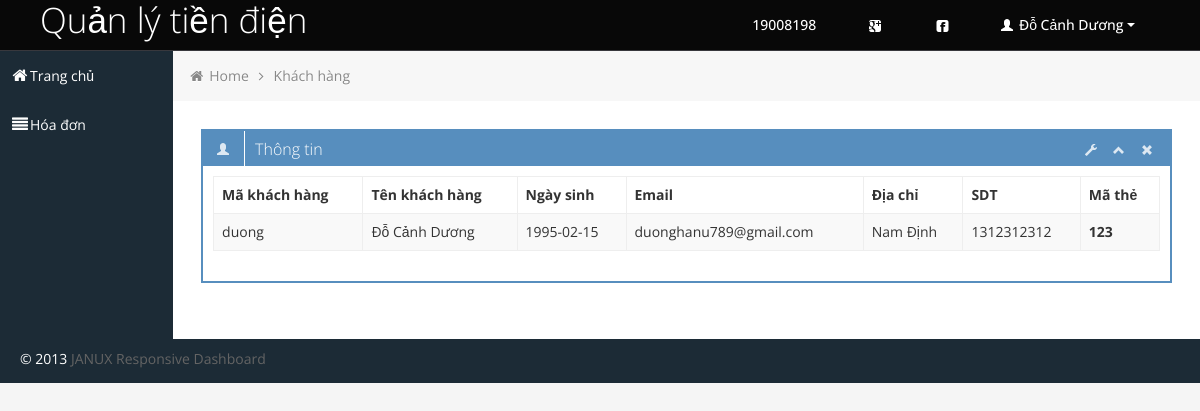
/Giaodien/Khachhang/thongtinkhachhang.php (signed in), run on the app's committed database.
### tables this page shows
CREATE TABLE `khachhang` (
  `MaKH` varchar(20) NOT NULL COMMENT 'Mã khách hàng',
  `TenKH` varchar(50) NOT NULL COMMENT 'Tên khách hàng',
  `NgaySinh` date NOT NULL COMMENT 'Ngày sinh',
  `Email` varchar(30) NOT NULL,
  `DiaChi` varchar(50) NOT NULL COMMENT 'Địa chỉ',
  `SDT` varchar(20) NOT NULL COMMENT 'Số điện thoại',
  `MaThe` varchar(20) NOT NULL COMMENT 'Mã thẻ ngân hàng'
);

### Giaodien/Khachhang/thongtinkhachhang.php (the view, shortened to what this page needs)
<!DOCTYPE html>
<html lang="en">
<head>
	<link id="bootstrap-style" href="css/bootstrap.min.css" rel="stylesheet">
	<link href="css/bootstrap-responsive.min.css" rel="stylesheet">
	<link id="base-style" href="css/style.css" rel="stylesheet">
	<link id="base-style-responsive" href="css/style-responsive.css" rel="stylesheet">
</head>
<body>
	<div class="navbar">
		<div class="navbar-inner">
			<div class="container-fluid">
				<a class="brand" href="index.html"><span>Quản lý tiền điện</span></a>
				<div class="nav-no-collapse header-nav">
					<ul class="nav pull-right">
					<li class="dropdown hidden-phone">
							<a class="btn dropdown-toggle" data-toggle="dropdown" href="#">
								19008198
							</a>
						</li>
						<li class="dropdown hidden-phone">
							<a class="btn dropdown-toggle" data-toggle="dropdown" href="#">
							<i class="icon-google-plus-sign"></i>
							</a>
						</li>
						<li class="dropdown hidden-phone">
						<a class="btn dropdown-toggle" href="https://www.facebook.com/htrang.05.99"  ><i class="icon-facebook-sign"></i>	</a>
						</li>
						<li class="dropdown">
							<a class="btn dropdown-toggle" data-toggle="dropdown" href="#">
								<i class="halflings-icon white user"></i> <?php echo $_SESSION['name']; ?>
								<span class="caret"></span>
							</a>
						</li>
					</ul>
				</div>
			</div>
		</div>
	</div>
		<div class="container-fluid-full">
		<div class="row-fluid">
			<div id="sidebar-left" class="span2">
				<div class="nav-collapse sidebar-nav">
				<ul class="nav nav-tabs nav-stacked main-menu">
						<li><a href="index.php"><i class="icon-home"></i><span class="hidden-tablet">Trang chủ</span></a></li>
						<li><a href="hoadonchuanhap.php"><i class="icon-align-justify"></i><span class="hidden-tablet">Hóa đơn</span></a></li>
					</ul>
				</div>
			</div>
			<div id="content" class="span10">
			<ul class="breadcrumb">
				<li>
					<i class="icon-home"></i>
					<a href="index.php">Home</a>
					<i class="icon-angle-right"></i>
				</li>
				<li><a href="khachhang.php">Khách hàng</a></li>
			</ul>
				<div class="row-fluid sortable">
					<div class="box span12">
						<div class="box-header" data-original-title>
							<h2><i class="halflings-icon white user"></i><span class="break"></span>Thông tin</h2>
							<div class="box-icon">
								<a href="#" class="btn-setting"><i class="halflings-icon white wrench"></i></a>
								<a href="#" class="btn-minimize"><i class="halflings-icon white chevron-up"></i></a>
								<a href="#" class="btn-close"><i class="halflings-icon white remove"></i></a>
							</div>
						</div>
						<div class="box-content">
							<table class="table table-striped table-bordered bootstrap-datatable datatable">
							  <thead>
								  <tr>
									  <th>Mã khách hàng</th>
									  <th>Tên khách hàng</th>
									  <th>Ngày sinh</th>
									  <th>Email</th>
									  <th>Địa chỉ</th>
									  <th>SDT</th>
                                      <th>Mã thẻ</th>
								  </tr>
							  </thead>
							  <tbody>
							  <?php
									include '../../connect.php';
									$sql = "SELECT * FROM khachhang WHERE MaKH = '".$_SESSION['username']."'";
									$result = mysqli_query($connect,$sql);
									if(mysqli_num_rows($result)>0)
									{
										while($row =mysqli_fetch_assoc($result))
										{
								?>
								<tr>
									<td><?php echo $row['MaKH']?></td>
									<td class="center"><?php echo $row['TenKH']?></td>
									<td class="center"><?php echo $row['NgaySinh']?></td>
									<td class="center"><?php echo $row['Email']?></td>
									<td class="center"><?php echo $row['DiaChi']?></td>
									<td class="center"><?php echo $row['SDT']?></td>
                                    <th><?php echo $row['MaThe']?></th>
								</tr>
								<?php
										}
									}
									else
									{
										echo('No value!');
									}
								?>
							  </tbody>
                          </table>
						</div>
					</div>
				</div>
	</div>
		</div>
		</div>
	<footer>
		<p>
			<span style="text-align:left;float:left">&copy; 2013 <a href="http://themifycloud.com/downloads/janux-free-responsive-admin-dashboard-template/" alt="Bootstrap_Metro_Dashboard">JANUX Responsive Dashboard</a></span>
		</p>
	</footer>
</body>
</html>

### Giaodien/Khachhang/css/style-responsive.css (style rules this page uses)
@media (min-width: 1200px) { .container-fluid-full { overflow: hidden; position: relative; height: 100%; } }
@media (min-width: 1200px) { #content { width: 85.578%; padding: 28px; margin: 0px 0px; margin-left: 14.422% !important; } }
@media (min-width: 1200px) { #sidebar-left { background: #1C2B36; margin-left: 0px !important; position: absolute; height: 100%; } }
@media (min-width: 1200px) { .sidebar-nav > ul { margin: 0px; } }
@media (min-width: 1200px) { footer { margin: 0px 0px 0px 0px; padding: 10px 20px; } }

### Giaodien/Khachhang/css/halflings.css (style rules this page uses)
html, html .halflings { -webkit-font-smoothing: antialiased !important; }
.halflings-icon { display: inline-block; width: 14px; height: 14px; line-height: 14px; vertical-align: text-top; background-image: url(../img/glyphicons_halflings.svg); background-position: 0 0; background-repeat: no-repeat; vertical-align: top; *display: inline; *zoom: 1; *margin-right: .3em; }
.halflings-icon.white { background-image: url(../img/glyphicons_halflings-white.svg); }
.halflings-icon.user { background-position: -168px 0; }
.halflings-icon.remove { background-position: -312px 0; }
.halflings-icon.chevron-up { background-position: -288px -120px; }
.halflings-icon.wrench { background-position: -360px -144px; }

### data on the page
khachhang: MaKH "duong", TenKH "Đỗ Cảnh Dương", NgaySinh "1995-02-15", Email "duonghanu789@gmail.com", DiaChi "Nam Định", SDT "1312312312", MaThe "123"

### other printed values
$_SESSION['name'] "Đỗ Cảnh Dương"
